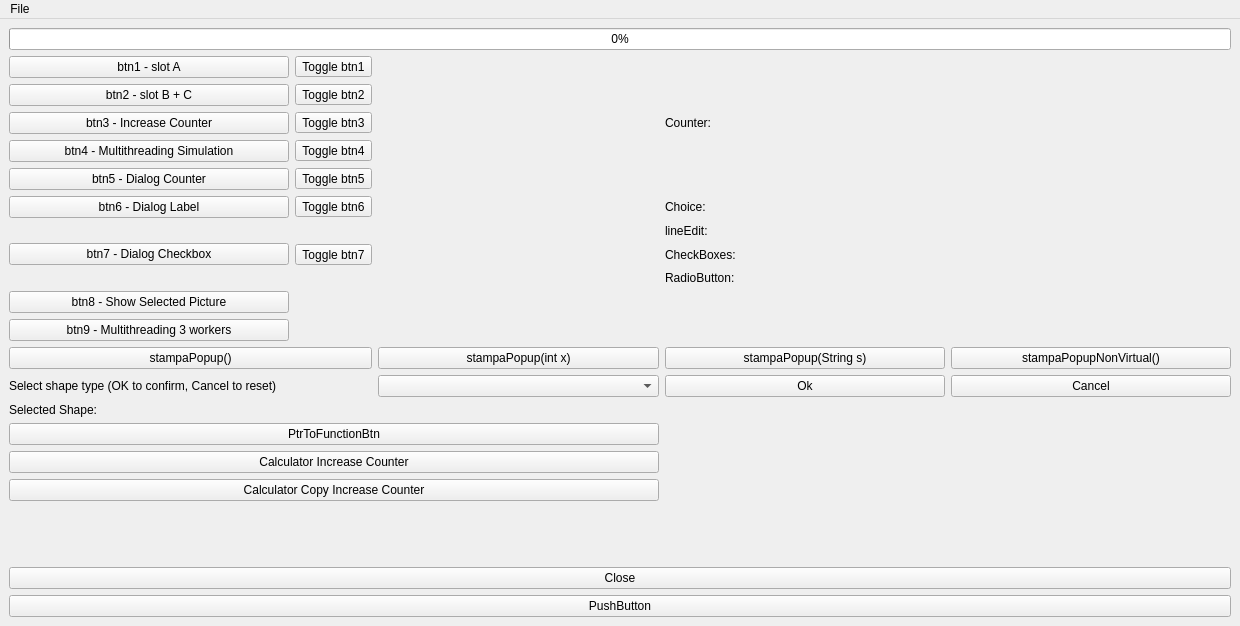
<?xml version="1.0" encoding="UTF-8"?>
<ui version="4.0">
 <class>MainWindow</class>
 <widget class="QMainWindow" name="MainWindow">
  <property name="windowModality">
   <enum>Qt::NonModal</enum>
  </property>
  <property name="geometry">
   <rect>
    <x>0</x>
    <y>0</y>
    <width>1240</width>
    <height>626</height>
   </rect>
  </property>
  <property name="windowTitle">
   <string>MainWindow</string>
  </property>
  <property name="tabShape">
   <enum>QTabWidget::Rounded</enum>
  </property>
  <widget class="QWidget" name="centralwidget">
   <layout class="QVBoxLayout" name="verticalLayout">
    <item>
     <layout class="QGridLayout" name="gridLayout_2">
      <item row="13" column="1" colspan="2">
       <widget class="QLabel" name="label">
        <property name="text">
         <string>Select shape type (OK to confirm, Cancel to reset)</string>
        </property>
       </widget>
      </item>
      <item row="8" column="5">
       <widget class="QLabel" name="checkboxesValueLabel">
        <property name="text">
         <string/>
        </property>
       </widget>
      </item>
      <item row="11" column="1">
       <widget class="QPushButton" name="btn9">
        <property name="text">
         <string>btn9 - Multithreading 3 workers</string>
        </property>
       </widget>
      </item>
      <item row="19" column="1">
       <spacer name="verticalSpacer_2">
        <property name="orientation">
         <enum>Qt::Vertical</enum>
        </property>
        <property name="sizeHint" stdset="0">
         <size>
          <width>20</width>
          <height>40</height>
         </size>
        </property>
       </spacer>
      </item>
      <item row="15" column="1" colspan="3">
       <widget class="QPushButton" name="ptrFunctionBtn">
        <property name="text">
         <string>PtrToFunctionBtn</string>
        </property>
       </widget>
      </item>
      <item row="5" column="2">
       <widget class="QToolButton" name="toolButton_5">
        <property name="text">
         <string>Toggle btn5</string>
        </property>
        <property name="checkable">
         <bool>true</bool>
        </property>
       </widget>
      </item>
      <item row="14" column="2" colspan="2">
       <widget class="QLabel" name="selectedShapeLabel">
        <property name="text">
         <string/>
        </property>
       </widget>
      </item>
      <item row="6" column="5">
       <widget class="QLabel" name="labelString">
        <property name="text">
         <string/>
        </property>
       </widget>
      </item>
      <item row="9" column="5">
       <widget class="QLabel" name="radioButtonValueLabel">
        <property name="text">
         <string/>
        </property>
       </widget>
      </item>
      <item row="3" column="2">
       <widget class="QToolButton" name="toolButton_3">
        <property name="text">
         <string>Toggle btn3</string>
        </property>
        <property name="checkable">
         <bool>true</bool>
        </property>
       </widget>
      </item>
      <item row="16" column="1" colspan="3">
       <widget class="QPushButton" name="calcValueBtn">
        <property name="text">
         <string>Calculator Increase Counter</string>
        </property>
       </widget>
      </item>
      <item row="12" column="4">
       <widget class="QPushButton" name="btn12">
        <property name="text">
         <string>stampaPopup(String s)</string>
        </property>
       </widget>
      </item>
      <item row="6" column="2">
       <widget class="QToolButton" name="toolButton_6">
        <property name="text">
         <string>Toggle btn6</string>
        </property>
        <property name="checkable">
         <bool>true</bool>
        </property>
       </widget>
      </item>
      <item row="3" column="1">
       <widget class="QPushButton" name="btn3">
        <property name="text">
         <string>btn3 - Increase Counter</string>
        </property>
       </widget>
      </item>
      <item row="0" column="1" colspan="5">
       <widget class="QProgressBar" name="m_progressBar">
        <property name="value">
         <number>0</number>
        </property>
       </widget>
      </item>
      <item row="4" column="1">
       <widget class="QPushButton" name="btn4">
        <property name="text">
         <string>btn4 - Multithreading Simulation</string>
        </property>
       </widget>
      </item>
      <item row="2" column="2">
       <widget class="QToolButton" name="toolButton_2">
        <property name="text">
         <string>Toggle btn2</string>
        </property>
        <property name="checkable">
         <bool>true</bool>
        </property>
       </widget>
      </item>
      <item row="1" column="2">
       <widget class="QToolButton" name="toolButton">
        <property name="text">
         <string>Toggle btn1</string>
        </property>
        <property name="checkable">
         <bool>true</bool>
        </property>
       </widget>
      </item>
      <item row="5" column="3">
       <layout class="QHBoxLayout" name="horizontalLayout">
        <property name="spacing">
         <number>3</number>
        </property>
        <property name="sizeConstraint">
         <enum>QLayout::SetDefaultConstraint</enum>
        </property>
       </layout>
      </item>
      <item row="6" column="4">
       <widget class="QLabel" name="choiceLabel">
        <property name="text">
         <string>Choice:</string>
        </property>
       </widget>
      </item>
      <item row="14" column="1">
       <widget class="QLabel" name="label_2">
        <property name="text">
         <string>Selected Shape:</string>
        </property>
       </widget>
      </item>
      <item row="2" column="1">
       <widget class="QPushButton" name="btn2">
        <property name="text">
         <string>btn2 - slot B + C</string>
        </property>
       </widget>
      </item>
      <item row="7" column="5">
       <widget class="QLabel" name="lineEditValueLabel">
        <property name="text">
         <string/>
        </property>
       </widget>
      </item>
      <item row="3" column="5">
       <widget class="QLabel" name="counterValueLabel">
        <property name="text">
         <string/>
        </property>
       </widget>
      </item>
      <item row="18" column="1">
       <spacer name="verticalSpacer">
        <property name="orientation">
         <enum>Qt::Vertical</enum>
        </property>
        <property name="sizeHint" stdset="0">
         <size>
          <width>20</width>
          <height>40</height>
         </size>
        </property>
       </spacer>
      </item>
      <item row="12" column="1" colspan="2">
       <widget class="QPushButton" name="btn10">
        <property name="text">
         <string>stampaPopup()</string>
        </property>
       </widget>
      </item>
      <item row="8" column="4">
       <widget class="QLabel" name="checkboxesLabel">
        <property name="text">
         <string>CheckBoxes:</string>
        </property>
       </widget>
      </item>
      <item row="3" column="4">
       <widget class="QLabel" name="counterLabel">
        <property name="text">
         <string>Counter:</string>
        </property>
       </widget>
      </item>
      <item row="6" column="1">
       <widget class="QPushButton" name="btn6">
        <property name="text">
         <string>btn6 - Dialog Label</string>
        </property>
       </widget>
      </item>
      <item row="8" column="2">
       <widget class="QToolButton" name="toolButton_7">
        <property name="text">
         <string>Toggle btn7</string>
        </property>
        <property name="checkable">
         <bool>true</bool>
        </property>
       </widget>
      </item>
      <item row="12" column="5">
       <widget class="QPushButton" name="btn13">
        <property name="text">
         <string>stampaPopupNonVirtual()</string>
        </property>
       </widget>
      </item>
      <item row="9" column="4">
       <widget class="QLabel" name="radiobuttonLabel">
        <property name="text">
         <string>RadioButton:</string>
        </property>
       </widget>
      </item>
      <item row="1" column="1">
       <widget class="QPushButton" name="btn1">
        <property name="text">
         <string>btn1 - slot A</string>
        </property>
       </widget>
      </item>
      <item row="12" column="3">
       <widget class="QPushButton" name="btn11">
        <property name="text">
         <string>stampaPopup(int x)</string>
        </property>
       </widget>
      </item>
      <item row="4" column="2">
       <widget class="QToolButton" name="toolButton_4">
        <property name="text">
         <string>Toggle btn4</string>
        </property>
        <property name="checkable">
         <bool>true</bool>
        </property>
       </widget>
      </item>
      <item row="7" column="4">
       <widget class="QLabel" name="lineEditLabel">
        <property name="text">
         <string>lineEdit:</string>
        </property>
       </widget>
      </item>
      <item row="10" column="1">
       <widget class="QPushButton" name="btn8">
        <property name="text">
         <string>btn8 - Show Selected Picture</string>
        </property>
       </widget>
      </item>
      <item row="17" column="1" colspan="3">
       <widget class="QPushButton" name="calcCopyValueBtn">
        <property name="text">
         <string>Calculator Copy Increase Counter</string>
        </property>
       </widget>
      </item>
      <item row="5" column="1">
       <widget class="QPushButton" name="btn5">
        <property name="text">
         <string>btn5 - Dialog Counter</string>
        </property>
       </widget>
      </item>
      <item row="7" column="1" rowspan="3">
       <widget class="QPushButton" name="btn7">
        <property name="text">
         <string>btn7 - Dialog Checkbox</string>
        </property>
       </widget>
      </item>
      <item row="13" column="3">
       <widget class="QComboBox" name="shapeComboBox">
        <property name="placeholderText">
         <string>-- Select An Option --</string>
        </property>
        <item>
         <property name="text">
          <string>Rectangle</string>
         </property>
        </item>
        <item>
         <property name="text">
          <string>Triangle</string>
         </property>
        </item>
       </widget>
      </item>
      <item row="13" column="5">
       <widget class="QPushButton" name="shapeCancelBtn">
        <property name="text">
         <string>Cancel</string>
        </property>
       </widget>
      </item>
      <item row="13" column="4">
       <widget class="QPushButton" name="shapeOkBtn">
        <property name="text">
         <string>Ok</string>
        </property>
       </widget>
      </item>
     </layout>
    </item>
    <item>
     <widget class="QPushButton" name="closeBtn">
      <property name="text">
       <string>Close</string>
      </property>
     </widget>
    </item>
    <item>
     <widget class="QPushButton" name="pushButton">
      <property name="text">
       <string>PushButton</string>
      </property>
     </widget>
    </item>
   </layout>
  </widget>
  <widget class="QMenuBar" name="menubar">
   <property name="geometry">
    <rect>
     <x>0</x>
     <y>0</y>
     <width>1240</width>
     <height>21</height>
    </rect>
   </property>
   <widget class="QMenu" name="menuFile">
    <property name="title">
     <string>File</string>
    </property>
    <addaction name="actionQuit"/>
   </widget>
   <addaction name="menuFile"/>
  </widget>
  <action name="actionEdit">
   <property name="text">
    <string>Edit</string>
   </property>
  </action>
  <action name="actionQuit">
   <property name="text">
    <string>Quit</string>
   </property>
  </action>
  <action name="actionAbout">
   <property name="text">
    <string>About</string>
   </property>
  </action>
  <action name="actionimport">
   <property name="text">
    <string>import</string>
   </property>
  </action>
 </widget>
 <resources/>
 <connections>
  <connection>
   <sender>toolButton</sender>
   <signal>toggled(bool)</signal>
   <receiver>btn1</receiver>
   <slot>setDisabled(bool)</slot>
   <hints>
    <hint type="sourcelabel">
     <x>375</x>
     <y>50</y>
    </hint>
    <hint type="destinationlabel">
     <x>186</x>
     <y>52</y>
    </hint>
   </hints>
  </connection>
  <connection>
   <sender>toolButton_2</sender>
   <signal>toggled(bool)</signal>
   <receiver>btn2</receiver>
   <slot>setDisabled(bool)</slot>
   <hints>
    <hint type="sourcelabel">
     <x>375</x>
     <y>78</y>
    </hint>
    <hint type="destinationlabel">
     <x>122</x>
     <y>76</y>
    </hint>
   </hints>
  </connection>
  <connection>
   <sender>toolButton_3</sender>
   <signal>toggled(bool)</signal>
   <receiver>btn3</receiver>
   <slot>setDisabled(bool)</slot>
   <hints>
    <hint type="sourcelabel">
     <x>375</x>
     <y>106</y>
    </hint>
    <hint type="destinationlabel">
     <x>131</x>
     <y>108</y>
    </hint>
   </hints>
  </connection>
  <connection>
   <sender>toolButton_4</sender>
   <signal>toggled(bool)</signal>
   <receiver>btn4</receiver>
   <slot>setDisabled(bool)</slot>
   <hints>
    <hint type="sourcelabel">
     <x>375</x>
     <y>134</y>
    </hint>
    <hint type="destinationlabel">
     <x>134</x>
     <y>136</y>
    </hint>
   </hints>
  </connection>
  <connection>
   <sender>toolButton_5</sender>
   <signal>toggled(bool)</signal>
   <receiver>btn5</receiver>
   <slot>setDisabled(bool)</slot>
   <hints>
    <hint type="sourcelabel">
     <x>375</x>
     <y>162</y>
    </hint>
    <hint type="destinationlabel">
     <x>141</x>
     <y>164</y>
    </hint>
   </hints>
  </connection>
  <connection>
   <sender>toolButton_6</sender>
   <signal>toggled(bool)</signal>
   <receiver>btn6</receiver>
   <slot>setDisabled(bool)</slot>
   <hints>
    <hint type="sourcelabel">
     <x>375</x>
     <y>190</y>
    </hint>
    <hint type="destinationlabel">
     <x>176</x>
     <y>192</y>
    </hint>
   </hints>
  </connection>
  <connection>
   <sender>toolButton_7</sender>
   <signal>toggled(bool)</signal>
   <receiver>btn7</receiver>
   <slot>setDisabled(bool)</slot>
   <hints>
    <hint type="sourcelabel">
     <x>375</x>
     <y>236</y>
    </hint>
    <hint type="destinationlabel">
     <x>186</x>
     <y>238</y>
    </hint>
   </hints>
  </connection>
 </connections>
</ui>
